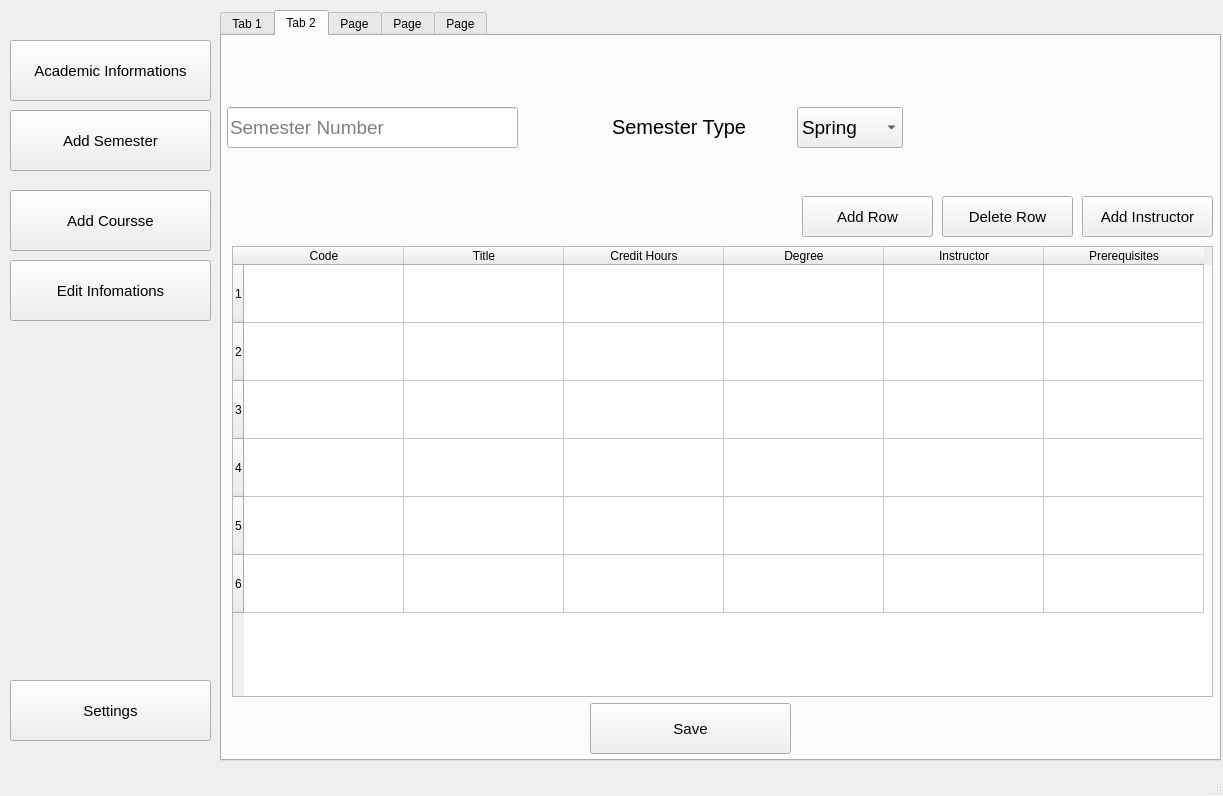
<?xml version="1.0" encoding="UTF-8"?>
<ui version="4.0">
 <class>MainWindow</class>
 <widget class="QMainWindow" name="MainWindow">
  <property name="geometry">
   <rect>
    <x>0</x>
    <y>0</y>
    <width>1223</width>
    <height>796</height>
   </rect>
  </property>
  <property name="windowTitle">
   <string>MainWindow</string>
  </property>
  <widget class="QWidget" name="centralwidget">
   <widget class="QWidget" name="widget" native="true">
    <property name="geometry">
     <rect>
      <x>0</x>
      <y>10</y>
      <width>221</width>
      <height>751</height>
     </rect>
    </property>
    <widget class="QPushButton" name="btn_academic_informations">
     <property name="geometry">
      <rect>
       <x>10</x>
       <y>30</y>
       <width>201</width>
       <height>61</height>
      </rect>
     </property>
     <property name="font">
      <font>
       <family>Segoe UI</family>
       <pointsize>11</pointsize>
      </font>
     </property>
     <property name="text">
      <string>Academic Informations</string>
     </property>
    </widget>
    <widget class="QPushButton" name="btn_add_semester">
     <property name="geometry">
      <rect>
       <x>10</x>
       <y>100</y>
       <width>201</width>
       <height>61</height>
      </rect>
     </property>
     <property name="font">
      <font>
       <family>Segoe UI</family>
       <pointsize>11</pointsize>
      </font>
     </property>
     <property name="text">
      <string>Add Semester</string>
     </property>
    </widget>
    <widget class="QPushButton" name="btn_edit_informations">
     <property name="geometry">
      <rect>
       <x>10</x>
       <y>250</y>
       <width>201</width>
       <height>61</height>
      </rect>
     </property>
     <property name="font">
      <font>
       <family>Segoe UI</family>
       <pointsize>11</pointsize>
      </font>
     </property>
     <property name="text">
      <string>Edit Infomations</string>
     </property>
    </widget>
    <widget class="QPushButton" name="btn_add_course">
     <property name="geometry">
      <rect>
       <x>10</x>
       <y>180</y>
       <width>201</width>
       <height>61</height>
      </rect>
     </property>
     <property name="font">
      <font>
       <family>Segoe UI</family>
       <pointsize>11</pointsize>
      </font>
     </property>
     <property name="text">
      <string>Add Coursse</string>
     </property>
    </widget>
    <widget class="QPushButton" name="btn_settings">
     <property name="geometry">
      <rect>
       <x>10</x>
       <y>670</y>
       <width>201</width>
       <height>61</height>
      </rect>
     </property>
     <property name="font">
      <font>
       <family>Segoe UI</family>
       <pointsize>11</pointsize>
      </font>
     </property>
     <property name="text">
      <string>Settings</string>
     </property>
    </widget>
   </widget>
   <widget class="QTabWidget" name="tab_main">
    <property name="geometry">
     <rect>
      <x>220</x>
      <y>10</y>
      <width>1001</width>
      <height>751</height>
     </rect>
    </property>
    <property name="tabShape">
     <enum>QTabWidget::Rounded</enum>
    </property>
    <property name="currentIndex">
     <number>1</number>
    </property>
    <widget class="QWidget" name="tab">
     <attribute name="title">
      <string>Tab 1</string>
     </attribute>
     <widget class="QTabWidget" name="tabWidget_2">
      <property name="geometry">
       <rect>
        <x>0</x>
        <y>0</y>
        <width>991</width>
        <height>711</height>
       </rect>
      </property>
      <property name="font">
       <font>
        <family>Segoe UI</family>
        <pointsize>14</pointsize>
       </font>
      </property>
      <property name="currentIndex">
       <number>0</number>
      </property>
      <widget class="QWidget" name="tab_information">
       <attribute name="title">
        <string>Basic Informations</string>
       </attribute>
       <widget class="QLabel" name="label">
        <property name="geometry">
         <rect>
          <x>10</x>
          <y>50</y>
          <width>61</width>
          <height>41</height>
         </rect>
        </property>
        <property name="font">
         <font>
          <family>Segoe UI</family>
          <pointsize>20</pointsize>
         </font>
        </property>
        <property name="text">
         <string>GPA</string>
        </property>
       </widget>
       <widget class="QLabel" name="label_2">
        <property name="geometry">
         <rect>
          <x>230</x>
          <y>50</y>
          <width>61</width>
          <height>41</height>
         </rect>
        </property>
        <property name="font">
         <font>
          <family>Segoe UI</family>
          <pointsize>18</pointsize>
         </font>
        </property>
        <property name="text">
         <string>2</string>
        </property>
       </widget>
       <widget class="QLabel" name="label_3">
        <property name="geometry">
         <rect>
          <x>10</x>
          <y>260</y>
          <width>181</width>
          <height>41</height>
         </rect>
        </property>
        <property name="font">
         <font>
          <family>Segoe UI</family>
          <pointsize>18</pointsize>
         </font>
        </property>
        <property name="text">
         <string>Hours Passed</string>
        </property>
       </widget>
       <widget class="QLabel" name="label_4">
        <property name="geometry">
         <rect>
          <x>230</x>
          <y>270</y>
          <width>61</width>
          <height>41</height>
         </rect>
        </property>
        <property name="font">
         <font>
          <family>Segoe UI</family>
          <pointsize>18</pointsize>
         </font>
        </property>
        <property name="text">
         <string>49</string>
        </property>
       </widget>
       <widget class="QLabel" name="label_5">
        <property name="geometry">
         <rect>
          <x>10</x>
          <y>490</y>
          <width>131</width>
          <height>41</height>
         </rect>
        </property>
        <property name="font">
         <font>
          <family>Segoe UI</family>
          <pointsize>18</pointsize>
         </font>
        </property>
        <property name="text">
         <string>Warnings</string>
        </property>
       </widget>
       <widget class="QLabel" name="label_6">
        <property name="geometry">
         <rect>
          <x>230</x>
          <y>490</y>
          <width>61</width>
          <height>41</height>
         </rect>
        </property>
        <property name="font">
         <font>
          <family>Segoe UI</family>
          <pointsize>18</pointsize>
         </font>
        </property>
        <property name="text">
         <string>2</string>
        </property>
       </widget>
       <widget class="QLabel" name="label_7">
        <property name="geometry">
         <rect>
          <x>10</x>
          <y>380</y>
          <width>131</width>
          <height>41</height>
         </rect>
        </property>
        <property name="font">
         <font>
          <family>Segoe UI</family>
          <pointsize>18</pointsize>
         </font>
        </property>
        <property name="text">
         <string>Level</string>
        </property>
       </widget>
       <widget class="QLabel" name="label_8">
        <property name="geometry">
         <rect>
          <x>230</x>
          <y>380</y>
          <width>61</width>
          <height>41</height>
         </rect>
        </property>
        <property name="font">
         <font>
          <family>Segoe UI</family>
          <pointsize>18</pointsize>
         </font>
        </property>
        <property name="text">
         <string>2</string>
        </property>
       </widget>
       <widget class="QLabel" name="label_9">
        <property name="geometry">
         <rect>
          <x>230</x>
          <y>160</y>
          <width>61</width>
          <height>41</height>
         </rect>
        </property>
        <property name="font">
         <font>
          <family>Segoe UI</family>
          <pointsize>18</pointsize>
         </font>
        </property>
        <property name="text">
         <string>2</string>
        </property>
       </widget>
       <widget class="QLabel" name="label_10">
        <property name="geometry">
         <rect>
          <x>10</x>
          <y>160</y>
          <width>91</width>
          <height>41</height>
         </rect>
        </property>
        <property name="font">
         <font>
          <family>Segoe UI</family>
          <pointsize>20</pointsize>
         </font>
        </property>
        <property name="text">
         <string>Grade</string>
        </property>
       </widget>
      </widget>
      <widget class="QWidget" name="tab_4">
       <attribute name="title">
        <string>Courses</string>
       </attribute>
       <widget class="QTableWidget" name="tableWidget">
        <property name="geometry">
         <rect>
          <x>0</x>
          <y>135</y>
          <width>981</width>
          <height>531</height>
         </rect>
        </property>
        <column>
         <property name="text">
          <string>Code</string>
         </property>
        </column>
        <column>
         <property name="text">
          <string>Course Name</string>
         </property>
        </column>
        <column>
         <property name="text">
          <string>Grade</string>
         </property>
        </column>
        <column>
         <property name="text">
          <string>GPA</string>
         </property>
        </column>
        <column>
         <property name="text">
          <string>Degree</string>
         </property>
        </column>
        <column>
         <property name="text">
          <string>Credit Hours</string>
         </property>
        </column>
        <column>
         <property name="text">
          <string>Semester</string>
         </property>
        </column>
       </widget>
       <widget class="QComboBox" name="comboBox">
        <property name="geometry">
         <rect>
          <x>620</x>
          <y>30</y>
          <width>71</width>
          <height>31</height>
         </rect>
        </property>
        <property name="font">
         <font>
          <family>Segoe UI</family>
          <pointsize>14</pointsize>
         </font>
        </property>
        <item>
         <property name="text">
          <string>A</string>
         </property>
        </item>
        <item>
         <property name="text">
          <string>A-</string>
         </property>
        </item>
        <item>
         <property name="text">
          <string>B+</string>
         </property>
        </item>
        <item>
         <property name="text">
          <string>B</string>
         </property>
        </item>
        <item>
         <property name="text">
          <string>C+</string>
         </property>
        </item>
        <item>
         <property name="text">
          <string>C</string>
         </property>
        </item>
        <item>
         <property name="text">
          <string>D</string>
         </property>
        </item>
        <item>
         <property name="text">
          <string>F</string>
         </property>
        </item>
        <item>
         <property name="text">
          <string>Abs</string>
         </property>
        </item>
       </widget>
       <widget class="QComboBox" name="comboBox_2">
        <property name="geometry">
         <rect>
          <x>390</x>
          <y>80</y>
          <width>71</width>
          <height>31</height>
         </rect>
        </property>
        <property name="font">
         <font>
          <family>Segoe UI</family>
          <pointsize>14</pointsize>
         </font>
        </property>
        <item>
         <property name="text">
          <string>A</string>
         </property>
        </item>
        <item>
         <property name="text">
          <string>A-</string>
         </property>
        </item>
        <item>
         <property name="text">
          <string>B+</string>
         </property>
        </item>
        <item>
         <property name="text">
          <string>B</string>
         </property>
        </item>
        <item>
         <property name="text">
          <string>C+</string>
         </property>
        </item>
        <item>
         <property name="text">
          <string>C</string>
         </property>
        </item>
        <item>
         <property name="text">
          <string>D</string>
         </property>
        </item>
        <item>
         <property name="text">
          <string>F</string>
         </property>
        </item>
        <item>
         <property name="text">
          <string>Abs</string>
         </property>
        </item>
       </widget>
       <widget class="QLabel" name="label_11">
        <property name="geometry">
         <rect>
          <x>540</x>
          <y>30</y>
          <width>81</width>
          <height>31</height>
         </rect>
        </property>
        <property name="font">
         <font>
          <family>Segoe UI</family>
          <pointsize>16</pointsize>
         </font>
        </property>
        <property name="text">
         <string>Grade</string>
        </property>
       </widget>
       <widget class="QLabel" name="label_12">
        <property name="geometry">
         <rect>
          <x>270</x>
          <y>80</y>
          <width>111</width>
          <height>31</height>
         </rect>
        </property>
        <property name="font">
         <font>
          <family>Segoe UI</family>
          <pointsize>16</pointsize>
         </font>
        </property>
        <property name="text">
         <string>Semester</string>
        </property>
       </widget>
       <widget class="QLabel" name="label_13">
        <property name="geometry">
         <rect>
          <x>10</x>
          <y>30</y>
          <width>81</width>
          <height>31</height>
         </rect>
        </property>
        <property name="font">
         <font>
          <family>Segoe UI</family>
          <pointsize>16</pointsize>
         </font>
        </property>
        <property name="text">
         <string>Code</string>
        </property>
       </widget>
       <widget class="QLineEdit" name="lineEdit">
        <property name="geometry">
         <rect>
          <x>80</x>
          <y>30</y>
          <width>161</width>
          <height>36</height>
         </rect>
        </property>
       </widget>
       <widget class="QLabel" name="label_14">
        <property name="geometry">
         <rect>
          <x>10</x>
          <y>80</y>
          <width>151</width>
          <height>31</height>
         </rect>
        </property>
        <property name="font">
         <font>
          <family>Segoe UI</family>
          <pointsize>16</pointsize>
         </font>
        </property>
        <property name="text">
         <string>Credit Hours</string>
        </property>
       </widget>
       <widget class="QComboBox" name="comboBox_3">
        <property name="geometry">
         <rect>
          <x>160</x>
          <y>80</y>
          <width>71</width>
          <height>31</height>
         </rect>
        </property>
        <property name="font">
         <font>
          <family>Segoe UI</family>
          <pointsize>14</pointsize>
         </font>
        </property>
        <item>
         <property name="text">
          <string>A</string>
         </property>
        </item>
        <item>
         <property name="text">
          <string>A-</string>
         </property>
        </item>
        <item>
         <property name="text">
          <string>B+</string>
         </property>
        </item>
        <item>
         <property name="text">
          <string>B</string>
         </property>
        </item>
        <item>
         <property name="text">
          <string>C+</string>
         </property>
        </item>
        <item>
         <property name="text">
          <string>C</string>
         </property>
        </item>
        <item>
         <property name="text">
          <string>D</string>
         </property>
        </item>
        <item>
         <property name="text">
          <string>F</string>
         </property>
        </item>
        <item>
         <property name="text">
          <string>Abs</string>
         </property>
        </item>
       </widget>
       <widget class="QLineEdit" name="lineEdit_2">
        <property name="geometry">
         <rect>
          <x>330</x>
          <y>30</y>
          <width>161</width>
          <height>36</height>
         </rect>
        </property>
       </widget>
       <widget class="QLabel" name="label_15">
        <property name="geometry">
         <rect>
          <x>260</x>
          <y>30</y>
          <width>51</width>
          <height>31</height>
         </rect>
        </property>
        <property name="font">
         <font>
          <family>Segoe UI</family>
          <pointsize>16</pointsize>
         </font>
        </property>
        <property name="text">
         <string>Title</string>
        </property>
       </widget>
       <widget class="QPushButton" name="pushButton_6">
        <property name="geometry">
         <rect>
          <x>640</x>
          <y>80</y>
          <width>251</width>
          <height>41</height>
         </rect>
        </property>
        <property name="font">
         <font>
          <family>Segoe UI</family>
          <pointsize>15</pointsize>
         </font>
        </property>
        <property name="text">
         <string>Search</string>
        </property>
       </widget>
      </widget>
     </widget>
    </widget>
    <widget class="QWidget" name="tab_semester">
     <attribute name="title">
      <string>Tab 2</string>
     </attribute>
     <widget class="QTableWidget" name="table_add_semester">
      <property name="geometry">
       <rect>
        <x>10</x>
        <y>210</y>
        <width>981</width>
        <height>451</height>
       </rect>
      </property>
      <attribute name="horizontalHeaderDefaultSectionSize">
       <number>160</number>
      </attribute>
      <attribute name="verticalHeaderDefaultSectionSize">
       <number>58</number>
      </attribute>
      <row>
       <property name="text">
        <string>1</string>
       </property>
      </row>
      <row>
       <property name="text">
        <string>2</string>
       </property>
      </row>
      <row>
       <property name="text">
        <string>3</string>
       </property>
      </row>
      <row>
       <property name="text">
        <string>4</string>
       </property>
      </row>
      <row>
       <property name="text">
        <string>5</string>
       </property>
      </row>
      <row>
       <property name="text">
        <string>6</string>
       </property>
      </row>
      <column>
       <property name="text">
        <string>Code</string>
       </property>
      </column>
      <column>
       <property name="text">
        <string>Title</string>
       </property>
      </column>
      <column>
       <property name="text">
        <string>Credit Hours</string>
       </property>
      </column>
      <column>
       <property name="text">
        <string>Degree</string>
       </property>
      </column>
      <column>
       <property name="text">
        <string>Instructor</string>
       </property>
      </column>
      <column>
       <property name="text">
        <string>Prerequisites</string>
       </property>
      </column>
     </widget>
     <widget class="QPushButton" name="btn_save">
      <property name="geometry">
       <rect>
        <x>368</x>
        <y>667</y>
        <width>201</width>
        <height>51</height>
       </rect>
      </property>
      <property name="font">
       <font>
        <family>Segoe UI</family>
        <pointsize>11</pointsize>
       </font>
      </property>
      <property name="text">
       <string>Save</string>
      </property>
     </widget>
     <widget class="QPushButton" name="btn_add_table_row">
      <property name="geometry">
       <rect>
        <x>580</x>
        <y>160</y>
        <width>131</width>
        <height>41</height>
       </rect>
      </property>
      <property name="font">
       <font>
        <family>Segoe UI</family>
        <pointsize>11</pointsize>
       </font>
      </property>
      <property name="text">
       <string>Add Row</string>
      </property>
     </widget>
     <widget class="QPushButton" name="btn_delete_table_row">
      <property name="geometry">
       <rect>
        <x>720</x>
        <y>160</y>
        <width>131</width>
        <height>41</height>
       </rect>
      </property>
      <property name="font">
       <font>
        <family>Segoe UI</family>
        <pointsize>11</pointsize>
       </font>
      </property>
      <property name="text">
       <string>Delete Row</string>
      </property>
     </widget>
     <widget class="QLineEdit" name="le_semester_number">
      <property name="geometry">
       <rect>
        <x>5</x>
        <y>71</y>
        <width>291</width>
        <height>41</height>
       </rect>
      </property>
      <property name="font">
       <font>
        <family>Segoe UI</family>
        <pointsize>14</pointsize>
       </font>
      </property>
      <property name="placeholderText">
       <string>Semester Number</string>
      </property>
     </widget>
     <widget class="QPushButton" name="btn_add_instructor">
      <property name="geometry">
       <rect>
        <x>860</x>
        <y>160</y>
        <width>131</width>
        <height>41</height>
       </rect>
      </property>
      <property name="font">
       <font>
        <family>Segoe UI</family>
        <pointsize>11</pointsize>
       </font>
      </property>
      <property name="text">
       <string>Add Instructor</string>
      </property>
     </widget>
     <widget class="QComboBox" name="comboBox_4">
      <property name="geometry">
       <rect>
        <x>575</x>
        <y>71</y>
        <width>106</width>
        <height>41</height>
       </rect>
      </property>
      <property name="font">
       <font>
        <family>Segoe UI</family>
        <pointsize>14</pointsize>
       </font>
      </property>
      <item>
       <property name="text">
        <string>Spring</string>
       </property>
      </item>
      <item>
       <property name="text">
        <string>Fall</string>
       </property>
      </item>
      <item>
       <property name="text">
        <string>Summer</string>
       </property>
      </item>
     </widget>
     <widget class="QLabel" name="label_19">
      <property name="geometry">
       <rect>
        <x>390</x>
        <y>70</y>
        <width>171</width>
        <height>41</height>
       </rect>
      </property>
      <property name="font">
       <font>
        <family>Segoe UI</family>
        <pointsize>15</pointsize>
       </font>
      </property>
      <property name="text">
       <string>Semester Type</string>
      </property>
     </widget>
    </widget>
    <widget class="QWidget" name="tab_3">
     <attribute name="title">
      <string>Page</string>
     </attribute>
     <widget class="QLabel" name="label_16">
      <property name="geometry">
       <rect>
        <x>210</x>
        <y>180</y>
        <width>171</width>
        <height>41</height>
       </rect>
      </property>
      <property name="font">
       <font>
        <family>Segoe UI</family>
        <pointsize>20</pointsize>
       </font>
      </property>
      <property name="text">
       <string>Add Course</string>
      </property>
     </widget>
    </widget>
    <widget class="QWidget" name="tab_2">
     <attribute name="title">
      <string>Page</string>
     </attribute>
     <widget class="QLabel" name="label_17">
      <property name="geometry">
       <rect>
        <x>200</x>
        <y>180</y>
        <width>251</width>
        <height>41</height>
       </rect>
      </property>
      <property name="font">
       <font>
        <family>Segoe UI</family>
        <pointsize>20</pointsize>
       </font>
      </property>
      <property name="text">
       <string>Edit Informations</string>
      </property>
     </widget>
    </widget>
    <widget class="QWidget" name="tab_5">
     <attribute name="title">
      <string>Page</string>
     </attribute>
     <widget class="QLabel" name="label_18">
      <property name="geometry">
       <rect>
        <x>240</x>
        <y>190</y>
        <width>121</width>
        <height>51</height>
       </rect>
      </property>
      <property name="font">
       <font>
        <family>Segoe UI</family>
        <pointsize>20</pointsize>
       </font>
      </property>
      <property name="text">
       <string>Settings</string>
      </property>
     </widget>
    </widget>
   </widget>
  </widget>
  <widget class="QStatusBar" name="statusbar"/>
 </widget>
 <resources/>
 <connections/>
</ui>
